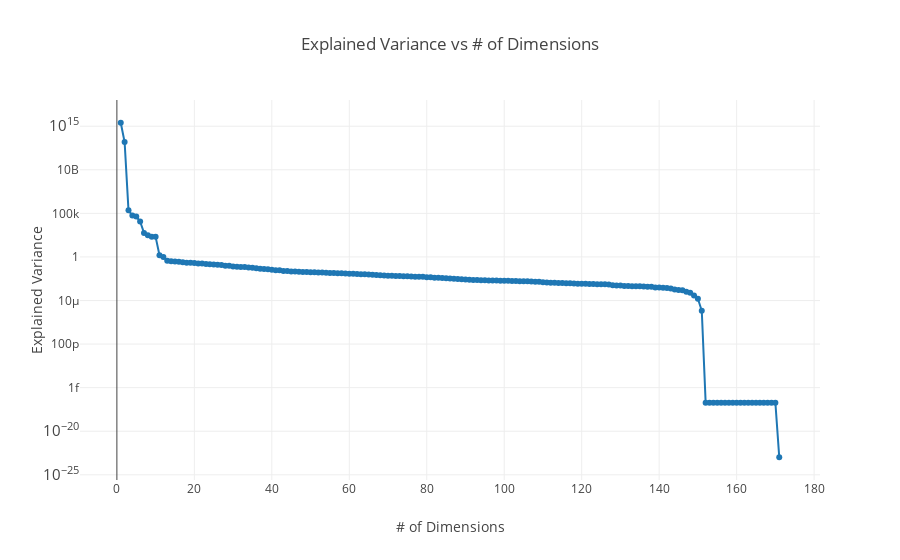

Here is the notebook cell this chart was saved with:
### Markdown cell above
Let's start by performing PCA on the full dataset to see how many features we can safely remove. Performing PCA on the full dataset has two benefits.

1. The dimensionality of the training data is reduced and therefore takes less computation to train the model on.
2. Colinear features are removed. The principal components returned by PCA are all orthogonal.

### Code cell
pca = PCA()
pca.fit(X_train)

x = list(range(1, len(pca.explained_variance_)+1))
y = pca.explained_variance_

trace0 = go.Scatter(x=x, y=y, mode='lines+markers')

layout = go.Layout(title='Explained Variance vs # of Dimensions',
                  xaxis=dict(title='# of Dimensions'),
                  yaxis=dict(title='Explained Variance', type='log'))

fig = go.Figure([trace0], layout)

iplot(fig, filename='explained-var_vs_N-dimensions.html')

### Figure 1 — Plotly figure (JSON) as saved in the notebook; plotly's stock layout.template omitted (floating-point values rounded to 4 significant figures; data arrays with more than 128 entries replaced by an {"elided": "..."} marker saying what was removed)
{"data": [{"mode": "lines+markers", "type": "scatter", "uid": "3ff7d88a-ab60-11e9-aa24-e442a6f8adc6", "x": {"elided": "171 int values"}, "y": {"elided": "171 float values"}}], "layout": {"title": "Explained Variance vs # of Dimensions", "xaxis": {"title": "# of Dimensions"}, "yaxis": {"title": "Explained Variance", "type": "log"}}}
